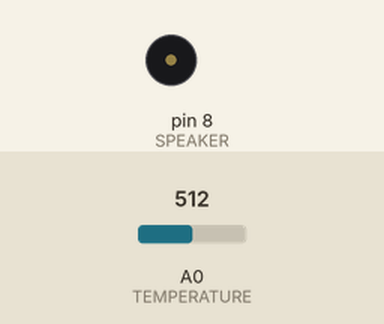
This sketch was run on a simulated Arduino Uno, built with avr-gcc and run on an emulated ATmega328P. Parts: buzzer (waves = sounding). Inputs (shaded band) come from the test bench; at power-on: A0 (TEMPERATURE) = 512. What the sketch prints to the serial monitor is not drawn.

Above: at 0.1 s.
At 34.1 s:
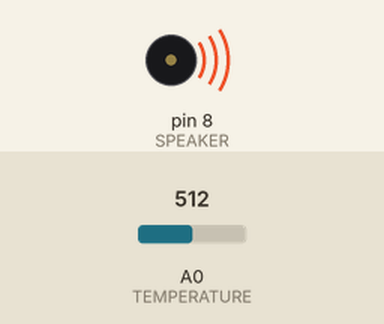
Timing chart, 0 to 40.0 s (numbered marks = the images above):
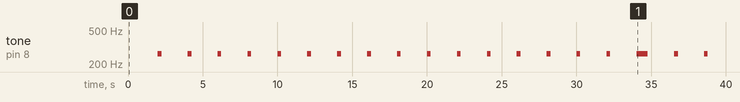

The sketch:

Task_8.ino
```cpp
/*
    Write a program that measures the temperature using a
    temperature sensor every 5 seconds while simultaneously
    generating a tune with varying pitches every 2 seconds
    from the speaker. You are required to display values of
    temperature at each time of measurement and the text “Speaker is on!”
    right before a tune is generated and the text “Speaker if off!”
    right after the tune is turned off. Hint: Use millis() function and
    a “current time” versus “previous time” structure.
*/

#define SPEAKER 8      // Connect speaker to pin 8
#define TEMPERATURE A0 // Connect temperature to pin A0

//Buzzer timer variables
int previousBuzzerTime;
int currentBuzzerTime;

// Temperature sensor timer
int previousTempTime;
int currentTempTime;

const float BETA = 3950; // Constant for temperature convertion

void setup()
{
    Serial.begin(9600); // Initialise serial communication

    pinMode(SPEAKER, OUTPUT);    // Set up speaker pin
    pinMode(TEMPERATURE, INPUT); // Set up temperature sensor pin

    previousBuzzerTime = millis();         // Store current time
    previousTempTime = previousBuzzerTime; // Store current time in both timers
}

void loop()
{
    currentBuzzerTime = millis(); // Store current time in both timers
    currentTempTime = millis();

    // Check buzzer timer
    if (currentBuzzerTime - 2000 > previousBuzzerTime)
    {
        previousBuzzerTime = currentBuzzerTime;
        //play song
        Serial.println("Speaker is on!");
        tone(SPEAKER, 262, 250);
        delay(250);
        Serial.println("Speaker is off!");
    }

    // Check temperature timer
    if (currentTempTime - 5000 > previousTempTime)
    {
        previousTempTime = currentTempTime;
        //print temp
        int analogValue = analogRead(TEMPERATURE);
        float celsius = 1 / (log(1 / (1023. / analogValue - 1)) / BETA + 1.0 / 298.15) - 273.15;
        Serial.print("Temperature: ");
        Serial.print(celsius);
        Serial.println(" ℃");
    }
}
```

Measured:
- by itself, tone on pin 8 (SPEAKER): goes 16 × (262 Hz 0.25 s, silent 1.8 s), 262 Hz 0.75 s, silent 1.8 s, 262 Hz 0.25 s, silent 1.7 s, 262 Hz 0.25 s, then silent
